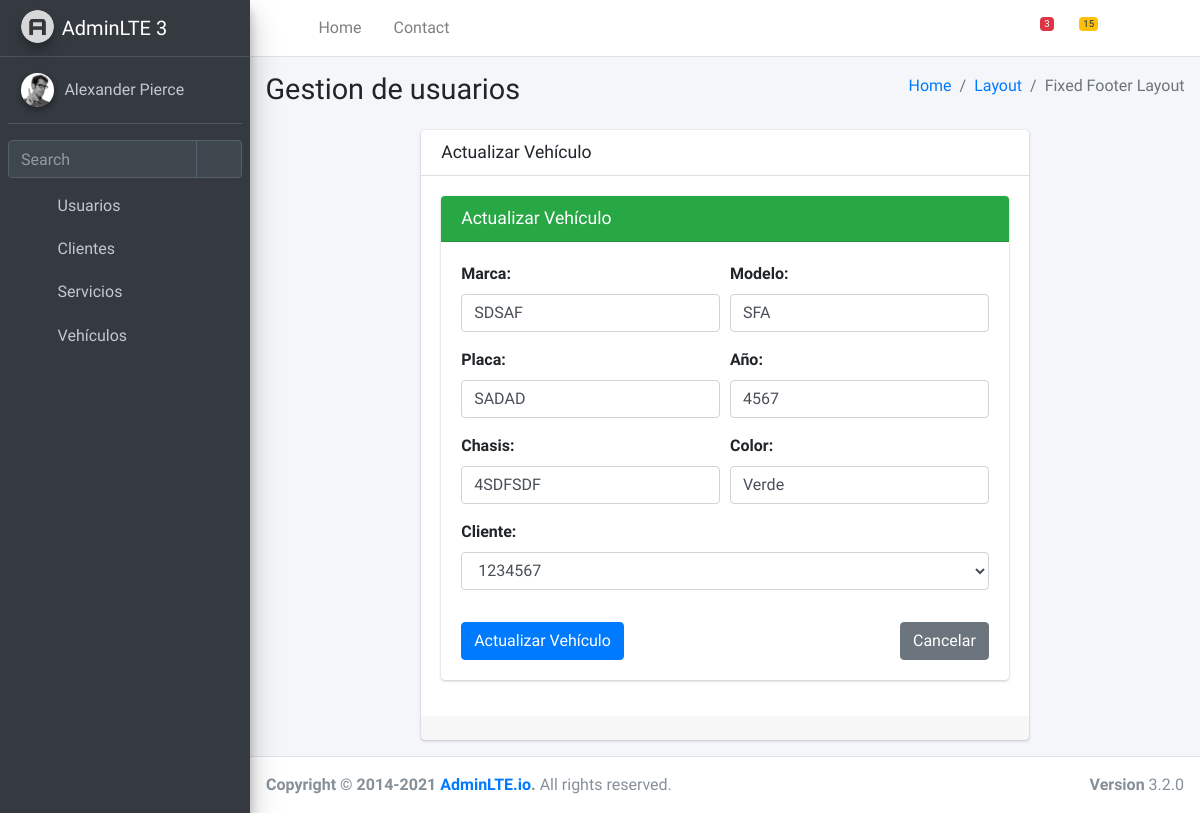
The app's page /obtenerVehiculo/1/ with its own data.
### Aplicaciones/Gestion/models.py (models this page shows)
class Vehiculo(models.Model):
    id_veh = models.AutoField(primary_key=True)
    marca_veh = models.CharField(max_length=255)
    modelo_veh = models.CharField(max_length=255)
    placa_veh = models.CharField(max_length=20, unique=True)
    anio_veh = models.IntegerField()
    chasis_veh = models.CharField(max_length=255)
    color_veh = models.CharField(max_length=255)
    cli_id = models.ForeignKey(Cliente, on_delete=models.PROTECT)

class Cliente(models.Model):
    id_cli = models.AutoField(primary_key=True)
    nombre_cli = models.CharField(max_length=255)
    apellido_cli = models.CharField(max_length=255)
    ci_cli = models.CharField(max_length=10,unique=True)
    telefono_cli = models.CharField(max_length=20)
    email_cli = models.EmailField(unique=True)
    dir_id = models.ForeignKey(Direccion, on_delete=models.CASCADE)

### Aplicaciones/Gestion/views.py (the view)
# urls.py: path('obtenerVehiculo/<id>/',views.obtenerVehiculo),
def obtenerVehiculo(request,id):
    vehiculo = Vehiculo.objects.get(id_veh=id)
    clientes = Cliente.objects.all()
    return render(request,'obtenerVehiculo.html',{'vehiculo':vehiculo,'clientes':clientes})

### Aplicaciones/Gestion/templates/obtenerVehiculo.html (shortened to what this page needs)
{% extends "./index.html" %}
{% block body %}
<section class="content">
  <div class="container-fluid">
    <div class="row justify-content-center">
      <div class="col-lg-8 col-md-10">
        <div class="card">
          <div class="card-header">
            <h3 class="card-title">Actualizar Vehículo</h3>
          </div>
          <div class="card-body">
            <div class="row justify-content-center">
              <div class="col-lg-12">
                <div class="card card-success">
                  <div class="card-header">
                    <h2 class="card-title text-center">Actualizar Vehículo</h2>
                  </div>
                  <div class="card-body">
                    <form id="vehiculoForm" method="post" action="/actualizarVehiculo/">
                      <div class="form-row">
                        <div class="form-group col-md-6">
                          <label for="marca_veh" class="form-label">Marca:</label>
                          <input type="text" class="form-control" id="marca_veh" name="marca_veh" value="{{ vehiculo.marca_veh }}" required />
                        </div>
                        <div class="form-group col-md-6">
                          <label for="modelo_veh" class="form-label">Modelo:</label>
                          <input type="text" class="form-control" id="modelo_veh" name="modelo_veh" value="{{ vehiculo.modelo_veh }}" required />
                        </div>
                      </div>
                      <div class="form-row">
                        <div class="form-group col-md-6">
                          <label for="placa_veh" class="form-label">Placa:</label>
                          <input type="text" class="form-control" id="placa_veh" name="placa_veh" value="{{ vehiculo.placa_veh }}" required />
                        </div>
                        <div class="form-group col-md-6">
                          <label for="anio_veh" class="form-label">Año:</label>
                          <input type="number" class="form-control" id="anio_veh" name="anio_veh" value="{{ vehiculo.anio_veh }}" required />
                        </div>
                      </div>
                      <div class="form-row">
                        <div class="form-group col-md-6">
                          <label for="chasis_veh" class="form-label">Chasis:</label>
                          <input type="text" class="form-control" id="chasis_veh" name="chasis_veh" value="{{ vehiculo.chasis_veh }}" required />
                        </div>
                        <div class="form-group col-md-6">
                          <label for="color_veh" class="form-label">Color:</label>
                          <input type="text" class="form-control" id="color_veh" name="color_veh" value="{{ vehiculo.color_veh }}" required />
                        </div>
                      </div>
                      <div class="form-row">
                        <div class="form-group col-md-12">
                          <label for="cli_id" class="form-label">Cliente:</label>
                          <select class="form-control select2" id="cli_id" name="cli_id" required>
                            {% for cliente in clientes %}
                              <option value="{{ cliente.id_cli }}" {% if cliente.id == vehiculo.cli_id.id %}selected{% endif %}>{{ cliente.ci_cli }}</option>
                            {% endfor %}
                          </select>
                        </div>
                      </div>
                      <div class="d-flex justify-content-between mt-3">
                        <button type="submit" class="btn btn-primary">Actualizar Vehículo</button>
                        <a href="{% url 'listaVehiculos' %}" class="btn btn-secondary">Cancelar</a>
                      </div>
                    </form>
                  </div>
                </div>
              </div>
            </div>
          </div>
          <div class="card-footer"></div>
        </div>
      </div>
    </div>
  </div>
</section>
{% endblock %}

### records on screen
Vehiculo: marca_veh "SDSAF", modelo_veh "SFA", placa_veh "SADAD", anio_veh "4567", chasis_veh "4SDFSDF", color_veh "Verde", cli_id "1234567"
